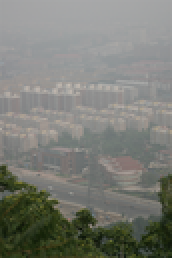
%> input picture Digital-Image-Processing/图像去雾大作业/v2/raw/1.bmp, 86 x 129 px, shrunk from 400 x 600 before the run (shown 2 times larger)
$ octave test.m   (GNU Octave 9; MATLAB toolbox functions it lacks are replaced by stand-ins)
%> lines starting %> are read from the running program, lines starting %| are printed output that depends on the picture; in (x1, y1, x2, y2) boxes, pixels count from 0 and x2, y2 are one past the last pixel; in counts of white or black regions, pixels touching at a corner belong together; the program's own positions count from 1
### Digital-Image-Processing/图像去雾大作业/v2/code/Dehaze.m
function J = Dehaze(ImagePath)

    I = imread(ImagePath);
%> I is the input picture: size 129x86x3 uint8; mean R, G, B 123.1, 124.8, 117.8
    I = double(I);
%> I: size 129x86x3 double
    I = I ./ 255 ;
    % figure(1); imshow(I);


    % 求暗通道图像 Jdark = min(min());
    Eps = 1;    %邻域窗口
    Jdark = Idark(I, Eps);
    % figure(2); imshow(Jdark, []);


    Jdark = GradientGuidedFilter(Jdark,Jdark, 0.04);
    % figure(3); imshow(Jdark,[]);


    % 大气物理模型 I = J * t + A * (1 - t)  【直接衰减项】+【大气光照】
    % 透射率 t与深度的关系 t = exp(-a * depth)
    w = 0.95;           %雾的保留系数
    T = 1 - w * Jdark; %求解透射率


    % 求解全局大气光照
    % 1. 首先对输入的有雾图像 I 求解其暗通道图像 Jdark。
    % 2. 选择Jdark总像素点个数千分之一（N / 1000）个最亮的像素点，记录像素点（x, y）坐标
    % 3. 根据点的坐标分别在原图像J的三个通道（r, g, b）内找到这些像素点并加和得到（sum_r, sum_g, sum_b）.
    % 4. A = [Ar, Ag, Ab]. 其中 Ar = sum_r / N;   Ag = sum_g / N;   Ab = sum_b / N.
    [Row, Col, Dim] = size(I);
    N = 0;
    while(N < Row * Col / 1000)
        JdarkMax = max(max(Jdark));
        for i = 1 : 1 : Row
            for j = 1 : 1 : Col
                if(Jdark(i ,j) == JdarkMax)
                    N = N + 1;
                    Cord_x(N) = i;
                    Cord_y(N) = j;
                    Jdark(i ,j) = 0;
                end
            end
        end
    end

    if(Dim == 3)
        sum_r = 0;
        sum_g = 0;
        sum_b = 0;
        for i = 1 : 1 : N
            sum_r = sum_r + I(Cord_x(i), Cord_y(i), 1);
            sum_g = sum_g + I(Cord_x(i), Cord_y(i), 2);
            sum_b = sum_b + I(Cord_x(i), Cord_y(i), 3);
        end
        A = [sum_r / N, sum_g / N, sum_b / N];


        % 求解清晰的图像
        % I = J * t + A * (1 - t) =>  J = (I - A) / T + A
        t0 = 0.1;    %噪声下界
        J = zeros(Row, Col, 3);
        for i = 1 : 1 : Row
            for j = 1 : 1 : Col
                J(i, j, 1) = (I(i, j, 1) - A(1)) ./ max(T(i, j), t0) + A(1);
                J(i, j, 2) = (I(i, j, 2) - A(2)) ./ max(T(i, j), t0) + A(2);
                J(i, j, 3) = (I(i, j, 3) - A(3)) ./ max(T(i, j), t0) + A(3);
            end
        end
        % figure(3); imshow(J, []);

    elseif(Dim == 1)
        sum_ = 0;
        for i = 1 : 1 : N
            sum_ = sum_ + I(Cord_x(i), Cord_y(i), 1);
        end
        A = [sum_ / N];


        % 求解清晰的图像
        % I = J * t + A * (1 - t) =>  J = (I - A) / T + A
        t0 = 0.1;    %噪声下界
        J = zeros(Row, Col);
        for i = 1 : 1 : Row
            for j = 1 : 1 : Col
                J(i, j) = (I(i, j) - A) ./ max(T(i, j), t0) + A;
            end
        end
    end

end

### Digital-Image-Processing/图像去雾大作业/v2/code/Idark.m
function Jdark = Idark(I, Eps)
%> called with Eps = 1
    % input: I:输入图像, Eps:邻域窗口
    % output: Jdark = min(min(r),min(g),min(b));
    [Row, Col, Dim] = size(I);
%> Row = 129; Col = 86; Dim = 3

    % 暗通道
    for i = 1 : Row
        for j = 1 : Col
            for k = 1 : Dim
                localmin = I(i, j, k);
                for r = - Eps : Eps
                    for c = - Eps : Eps
                        if(i + r > 0 && i + r <= Row && j + c > 0 && j + c <= Col)
                            localmin = min(localmin, I(i + r, j + c, k));
                        end
                    end
                end
                Dark(k) = localmin;
            end
            Jdark(i, j) = min(Dark);
        end
    end
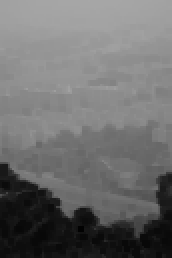
%> Jdark: size 129x86 double (shown 2 times larger); min 0.00784, max 0.655, mean 0.429
%> after the loop, Dark = [0.0863 0.133 0.0627]

end

### Digital-Image-Processing/图像去雾大作业/v2/code/GradientGuidedFilter.m
function q = GradientGuidedFilter(I, p, eps)
%> called with eps = 0.04
    %   GUIDEDFILTER   O(1) time implementation of guided filter.
    %
    %   - guidance image: I (should be a gray-scale/single channel image)
    %   - filtering input image: p (should be a gray-scale/single channel image)
    %   - regularization parameter: eps

    r = 16;
    [hei, wid] = size(I);
%> hei = 129; wid = 86
    N = Boxfilter(ones(hei, wid), r); % the size of each local patch; N=(2r+1)^2 except for boundary pixels.
%> in Boxfilter, `imDst(:, wid - r + 1 : wid) = repmat(imCum(:, wid), [1, r]) - imCum(:,..`: imDst: size 129x86 double; min 289, max 1089, mean 921.7

    mean_I = Boxfilter(I, r) ./ N;
%> in Boxfilter (call 2), `imDst(hei - r + 1 : hei, :) = repmat(imCum(hei, :), [r, 1]) - imCum(he..`: imDst: size 129x86 double; min 0.765, max 20.5, mean 13.4
%> in Boxfilter (call 2), `imDst(:, 1 : r + 1) = imCum(:, 1 + r : 2 * r + 1);`: imDst: size 129x86 double; min 0.765, max 666.4, mean 72.9
%> in Boxfilter (call 2), `imDst(:, wid - r + 1 : wid) = repmat(imCum(:, wid), [1, r]) - imCum(:,..`: imDst: size 129x86 double; min 17.33, max 673.5, mean 403.3
    mean_p = Boxfilter(p, r) ./ N;
    mean_Ip = Boxfilter(I .* p, r) ./ N;
%> in Boxfilter (call 4), `imDst(hei - r + 1 : hei, :) = repmat(imCum(hei, :), [r, 1]) - imCum(he..`: imDst: size 129x86 double; min 0.0381, max 12.75, mean 6.92
%> in Boxfilter (call 4), `imDst(:, 1 : r + 1) = imCum(:, 1 + r : 2 * r + 1);`: imDst: size 129x86 double; min 0.0381, max 408.5, mean 38.1
%> in Boxfilter (call 4), `imDst(:, wid - r + 1 : wid) = repmat(imCum(:, wid), [1, r]) - imCum(:,..`: imDst: size 129x86 double; min 1.12, max 417.2, mean 208.7
    cov_Ip = mean_Ip - mean_I .* mean_p; % this is the covariance of (I, p) in each local patch.
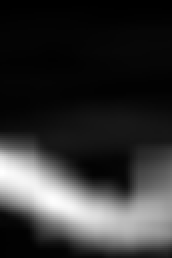
%> cov_Ip: size 129x86 double (shown 2 times larger); min 8.18e-05, max 0.0311, mean 0.00625; drawn with min black and max white

    mean_II = Boxfilter(I .* I, r) ./ N;
    var_I = mean_II - mean_I .* mean_I;

    %weight
    epsilon = (0.001 * (max(p(:)) - min(p(:)))) ^ 2;
%> epsilon = 4.19e-07
    r1 = 1;

    N1 = Boxfilter(ones(hei, wid), r1); % the size of each local patch; N=(2r+1)^2 except for boundary pixels.
%> call 6 of Boxfilter, with r = 1
%> in Boxfilter (call 6), `imDst(hei - r + 1 : hei, :) = repmat(imCum(hei, :), [r, 1]) - imCum(he..`:
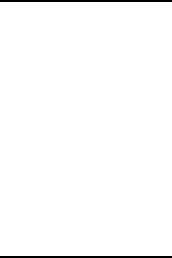
%> imDst: size 129x86 double (shown 2 times larger); values 2 (black) and 3 (white), 98.4% white; black in thin lines or dots
%> in Boxfilter (call 6), `imDst(:, 1 : r + 1) = imCum(:, 1 + r : 2 * r + 1);`:
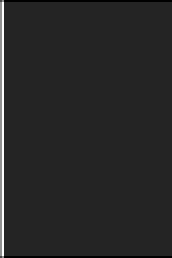
%> imDst: size 129x86 double (shown 2 times larger); 2.33% of pixels changed, all inside (x1, y1, x2, y2) = (0, 0, 2, 129); drawn with min black and max white
%> in Boxfilter (call 6), `imDst(:, wid - r + 1 : wid) = repmat(imCum(:, wid), [1, r]) - imCum(:,..`: imDst: size 129x86 double; min 4, max 9, mean 8.88
    mean_I1 = Boxfilter(I, r1) ./ N1;
%> call 7 of Boxfilter, with r = 1
%> in Boxfilter (call 7), `imDst(hei - r + 1 : hei, :) = repmat(imCum(hei, :), [r, 1]) - imCum(he..`: imDst: size 129x86 double; min 0.0235, max 1.96, mean 1.28
%> in Boxfilter (call 7), `imDst(:, 1 : r + 1) = imCum(:, 1 + r : 2 * r + 1);`: imDst: size 129x86 double; min 0.0235, max 5.68, mean 1.32
%> in Boxfilter (call 7), `imDst(:, wid - r + 1 : wid) = repmat(imCum(:, wid), [1, r]) - imCum(:,..`:
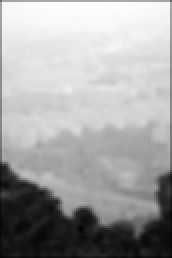
%> imDst: size 129x86 double (shown 2 times larger); min 0.0706, max 5.86, mean 3.81; drawn with min black and max white
    mean_II1 = Boxfilter(I .* I, r1) ./ N1;
%> call 8 of Boxfilter, with r = 1
%> in Boxfilter (call 8), `imDst(hei - r + 1 : hei, :) = repmat(imCum(hei, :), [r, 1]) - imCum(he..`: imDst: size 129x86 double; min 0.000185, max 1.28, mean 0.666
%> in Boxfilter (call 8), `imCum = cumsum(imDst, 2);`:
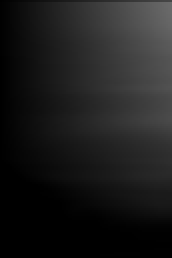
%> imCum: size 129x86 double (shown 2 times larger); min 0.0052, max 107.2, mean 28.8
%> in Boxfilter (call 8), `imDst(:, 1 : r + 1) = imCum(:, 1 + r : 2 * r + 1);`:
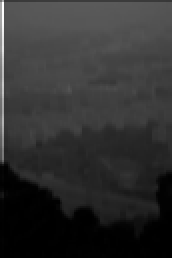
%> imDst: size 129x86 double (shown 2 times larger); min 0.000185, max 3.59, mean 0.686; drawn with min black and max white
    var_I1 = mean_II1 - mean_I1 .* mean_I1;

    chi_I = sqrt(abs(var_I1 .* var_I));
    weight = (chi_I + epsilon) / (mean(chi_I(:)) + epsilon);

    gamma = (4 / (mean(chi_I(:)) - min(chi_I(:)))) * (chi_I - mean(chi_I(:)));
    gamma = 1 - 1 ./ (1 + exp(gamma));

    %result
    a = (cov_Ip + (eps ./ weight) .* gamma) ./ (var_I + (eps ./ weight));
    b = mean_p - a .* mean_I;

    mean_a = Boxfilter(a, r) ./ N;
    mean_b = Boxfilter(b, r) ./ N;

    q = mean_a .* I + mean_b;

end

### Digital-Image-Processing/图像去雾大作业/v2/code/Boxfilter.m
function imDst = Boxfilter(imSrc, r)

%   BOXFILTER   O(1) time box filtering using cumulative sum
%
%   - Definition imDst(x, y)=sum(sum(imSrc(x-r:x+r,y-r:y+r)));
%   - Running time independent of r;
%   - Equivalent to the function: colfilt(imSrc, [2*r+1, 2*r+1], 'sliding', @sum);
%   - But much faster.

    [hei, wid] = size(imSrc);
    imDst = zeros(size(imSrc));

    %cumulative sum over Y axis
    imCum = cumsum(imSrc, 1);
    %difference over Y axis
    imDst(1 : r + 1, :) = imCum(1 + r : 2 * r + 1, :);
    imDst(r + 2 : hei - r, :) = imCum(2 * r + 2 : hei, :) - imCum(1 : hei - 2 * r - 1, :);
    imDst(hei - r + 1 : hei, :) = repmat(imCum(hei, :), [r, 1]) - imCum(hei - 2 * r : hei - r - 1, :);

    %cumulative sum over X axis
    imCum = cumsum(imDst, 2);
    %difference over X axis
    imDst(:, 1 : r + 1) = imCum(:, 1 + r : 2 * r + 1);
    imDst(:, r + 2 : wid - r) = imCum(:, 2 * r + 2 : wid) - imCum(:, 1 : wid - 2 * r - 1);
    imDst(:, wid - r + 1 : wid) = repmat(imCum(:, wid), [1, r]) - imCum(:, wid - 2 * r : wid - r - 1);

end

### Digital-Image-Processing/图像去雾大作业/v2/code/test.m
filename = ["1.bmp", "2.bmp", "3.jpg", "4.bmp", "5.bmp", "6.bmp", "7.bmp", "8.bmp", "9.bmp"];
ResBase = "../res/";

for i = 1 : 1 : 9
    ImagePath = strcat("../raw/", filename(i));
    J = Dehaze(ImagePath);
%> the loop in Dehaze, `while(N < Row * Col / 1000)` made 12 passes
%> JdarkMax on passes 1 to 12: 0.629, 0.628, 0.628, 0.628, 0.628, 0.628, 0.628, 0.628, 0.628, 0.628, 0.628, 0.628
%> after the loop in Dehaze, `while(N < Row * Col / 1000)`: Cord_x = [1 1 1 1 1 1 1 1 1 1 1 1]; Cord_y = [45 44 43 46 42 47 41 48 40 49 39 50]; N = 12
%> the loop in Dehaze, `for i = 1 : 1 : N` made 12 passes
%> (sum_r, sum_g, sum_b) on passes 1 to 12: (0.655, 0.659, 0.663), (1.31, 1.32, 1.33), (1.97, 1.98, 1.99), (2.63, 2.64, 2.65), (3.29, 3.29, 3.32), (3.95, 3.95, 3.98), (4.6, 4.61, 4.65), (5.26, 5.27, 5.31), (5.92, 5.93, 5.97), (6.58, 6.59, 6.64), (7.24, 7.25, 7.3), (7.89, 7.91, 7.96)
%> in Dehaze, `A = [sum_r / N, sum_g / N, sum_b / N];`: A = [0.658 0.659 0.663]
%> (the run ends here)
